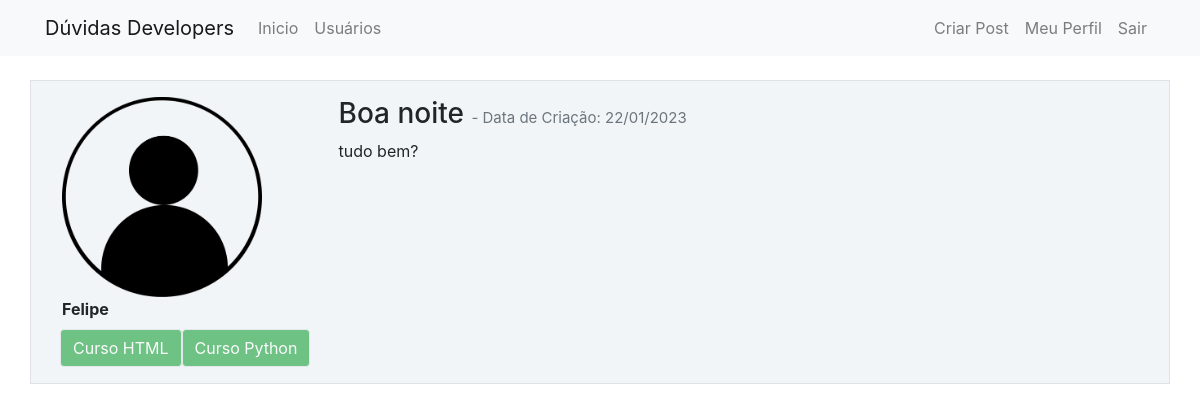
The app's page /post/1 (signed in) with its own data.
### comunidade/models.py (models this page shows, shortened)
class Usuario(db.Model, UserMixin):
    id = db.Column(db.Integer, primary_key=True)
    username = db.Column(db.String, nullable=False)
    email = db.Column(db.String, nullable=False, unique=True)
    senha = db.Column(db.String, nullable=False)
    foto_perfil = db.Column(db.String, default='default.jpg')
    posts = db.relationship('Post', backref = 'autor', lazy =True)
    cursos = db.Column(db.String, nullable=False, default='Não Informado')

class Post(db.Model):
    id = db.Column(db.Integer, primary_key=True)
    titulo = db.Column(db.String, nullable=False)
    corpo = db.Column(db.String, nullable=False)
    data_criacao = db.Column(db.DateTime, nullable=False, default = datetime.utcnow)
    id_usuario = db.Column(db.Integer, db.ForeignKey('usuario.id'), nullable=False)

### comunidade/routes.py (the view)
@app.route('/post/<post_id>', methods = ['GET','POST'])
@login_required
def exibir_post(post_id):
    post =Post.query.get(post_id)
    if current_user == post.autor:
        form =FormCriarPost()
        if request.method == 'GET':
            form.titulo.data = post.titulo
            form.corpo.data = post.corpo
        elif form.validate_on_submit():
            post.titulo = form.titulo.data
            post.corpo = form.corpo.data
            db.session.commit()
            flash('Post Atualizado com Sucesso.', 'alert-success')
            return redirect(url_for('home'))
    else:
        form = None
    return render_template('post.html',post=post, form=form)

### comunidade/models.py (called while the page is built)
@login_manager.user_loader
def load_usuario(id_usuario):
    return Usuario.query.get(int(id_usuario))

### comunidade/templates/post.html (shortened to what this page needs)
{% extends 'base.html' %}
{% block body %}
    <div class="container mt-3" >
            <div class = "row border mt-4 p-3 meupost">
                <div class = "col col-3">
                    <div class ="image pe-2"> <img src="{{ url_for('static', filename = 'fotosperfil/{}'.format(post.autor.foto_perfil)) }}" class="rounded" width="200" > </div>
                    <strong>{{post.autor.username}}</strong>
                    <div class="row justify-content-center">
                            {% for curso in post.autor.cursos.split(';') %}
                            <button type= "button" class="btn btn-success mt-2 border" disabled>{{ curso }}</button>
                            {% endfor %}
                    </div>
                </div>
                <div class = "col col-9">
                    <h3>{{post.titulo}}
                    <small class="text-muted" style="font-size: 15px">- Data de Criação: {{post.data_criacao.strftime('%d/%m/%Y')}}
                    </small>
                    </h3>
                    <p>{{post.corpo}}</p>
                </div>
            </div>
    </div>
{% endblock %}

### comunidade/static/main.css (style rules this page uses)
.meupost { background: #f2f5f8 !important; }

### records on screen
Usuario: foto_perfil (placeholder picture), autor.username "Felipe"
Post: titulo "Boa noite", data_criacao "22/01/2023", corpo "tudo bem?"

### other values on screen
{{ curso }} "Curso HTML" "Curso Python"
